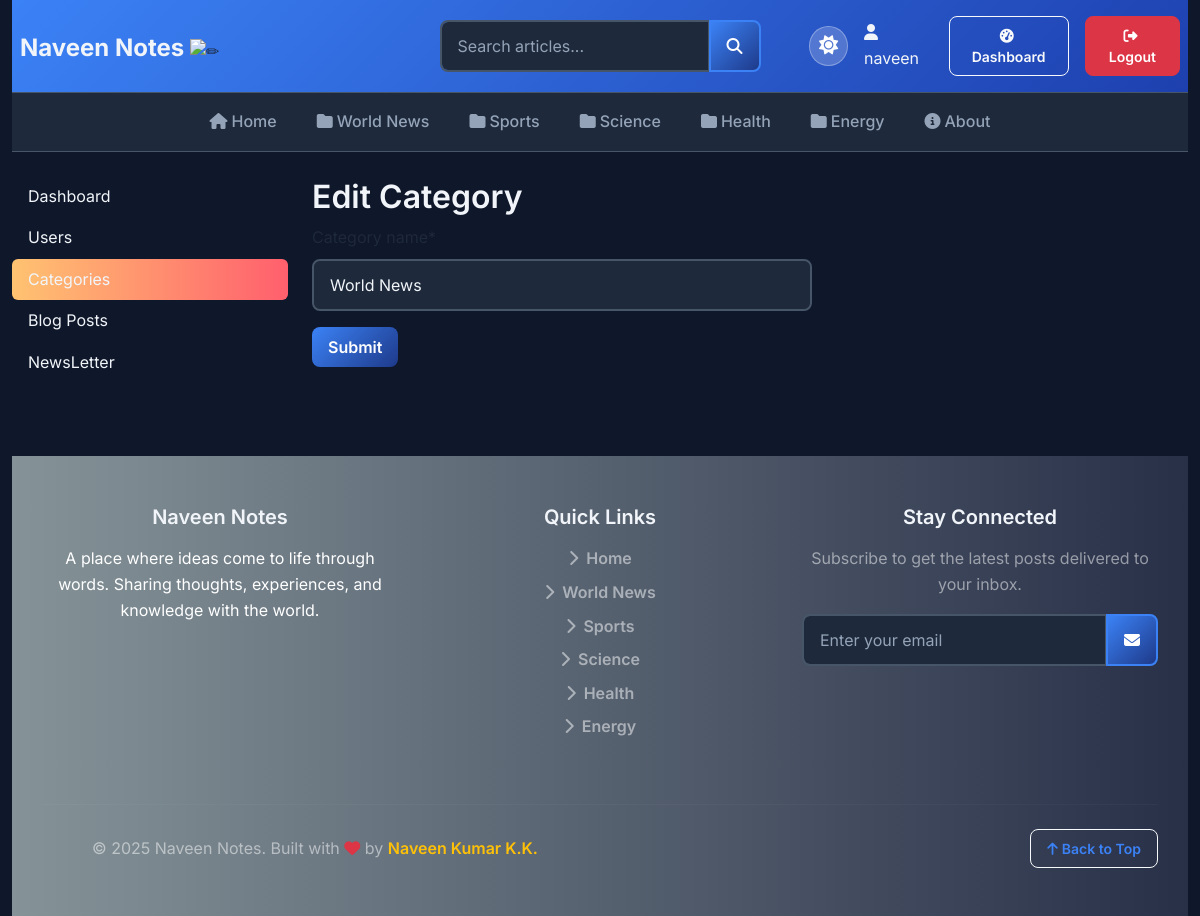
Screenshot of /dashboard/categories/edit/1/ (signed in) with the database file from the repository.
### blogs/models.py (models this page shows, shortened)
class Category(models.Model):
    category_name = models.CharField(max_length=50, unique=True)
    created_at = models.DateField(auto_now_add=True)
    updated_at = models.DateTimeField(auto_now=True)
    class Meta:
        verbose_name_plural = "categories"

### dashboards/views.py (the view)
# urls.py: path('categories/edit/<int:pk>/',views.edit_category,name='edit_category'),
@login_required(login_url="login")
def edit_category(request, pk):
    category = get_object_or_404(Category, pk=pk)
    if request.method == "POST":
        form = CategoryForm(request.POST, instance=category)
        if form.is_valid():
            form.save()
            return redirect("categories")
    else:
        form = CategoryForm(instance=category)
    context = {"form": form, "category": category}
    return render(request, "dashboard/edit_category.html", context)

### dashboards/forms.py
class CategoryForm(forms.ModelForm):
    class Meta:
        model = Category
        fields = "__all__"

### blogs/context_processors.py (called while the page is built)
def get_categories(request):
    categories = Category.objects.all()
    return dict(categories=categories)

def get_social_links(request):
    social_media_links = SocialMedia.objects.filter(status='Active').order_by('order')
    return dict(social_media_links=social_media_links)

def get_about(request):
    about =  About.objects.first()
    return dict(about=about)

### templates/dashboard/edit_category.html (shortened to what this page needs)
{% extends "base.html" %}
{% block content %}
{% load crispy_forms_tags %}
    <div class="row">
        {% include "dashboard/sidebar.html" %}
        <div class="col-md-9">
           <h2>Edit Category</h2>
           <form action="{% url 'edit_category' category.id %}" method="POST" style = "width:500px">
            {{ form | crispy }}
            <button type='submit' class='btn btn-warning'>Submit</button>
           </form>
           <br>
        </div>
    </div>
{% endblock %}

### templates/base.html (shortened to what this page needs)
{% load static %}
<!DOCTYPE html>
<html lang="en">
    <head>
        <link href="https://cdn.jsdelivr.net/npm/bootstrap@5.3.2/dist/css/bootstrap.min.css" rel="stylesheet">
        <link rel="stylesheet" href="https://cdnjs.cloudflare.com/ajax/libs/font-awesome/6.5.1/css/all.min.css">
        <link href="{% static 'css/blog.css' %}" rel="stylesheet">
    </head>
    <body>
        <div class="container-fluid">
            <header class="blog-header">
                <div class="d-none d-md-block">
                    <div class="row justify-content-between align-items-center p-2">
                        <div class="col-4 pt-1">
                            <a class="blog-header-logo text-dark" href="/">Naveen Notes </a>
                            <picture>
                            <source srcset="https://fonts.gstatic.com/s/e/notoemoji/latest/270f_fe0f/512.webp" type="image/webp">
                            <img src="https://fonts.gstatic.com/s/e/notoemoji/latest/270f_fe0f/512.gif" alt="✏" width="32" height="32">
                            </picture>
                        </div>
                        <div class="col-4 text-center">
                            <form action="{% url 'search' %}" method='GET' class="d-inline-block">
                                <div class="input-group">
                                    <input class="form-control"
                                           name="keyword"
                                           type="text"
                                           value="{{keyword}}"
                                           placeholder="Search articles..."
                                           aria-label="Search articles"
                                           id="button-search" />
                                    <button class="btn btn-warning" id="button-search" type="submit">
                                        <i class="fas fa-search"></i>
                                    </button>
                                </div>
                            </form>
                        </div>
                        <div class="col-4 d-flex justify-content-end align-items-center">
                            {% if not user.is_authenticated %}
                                <div class="d-flex align-items-center gap-3">
                                    <button id="theme-toggle" class="theme-toggle" title="Toggle theme">
                                        <i class="fas fa-moon"></i>
                                    </button>
                                    {% comment %} <div class="d-flex gap-2">
                                        <a class="btn btn-outline-light btn-sm" href="{% url 'login' %}">
                                            <i class="fas fa-sign-in-alt me-1"></i>Login
                                        </a>
                                        <a class="btn btn-light btn-sm" href="{% url 'register' %}">
                                            <i class="fas fa-user-plus me-1"></i>Register
                                        </a>
                                    </div> {% endcomment %}
                                </div>
                            {% else %}
                                <div class="d-flex align-items-center gap-3">
                                    <button id="theme-toggle" class="theme-toggle" title="Toggle theme">
                                        <i class="fas fa-moon"></i>
                                    </button>
                                    <span class="text-white">
                                        <i class="fas fa-user me-1"></i>{{ user.username }}
                                    </span>
                                    <a href="{% url 'dashboard' %}" class="btn btn-outline-light btn-sm">
                                        <i class="fas fa-tachometer-alt me-1"></i>Dashboard
                                    </a>
                                    <a class="btn btn-danger btn-sm" href="{% url 'logout' %}">
                                        <i class="fas fa-sign-out-alt me-1"></i>Logout
                                    </a>
                                </div>
                            {% endif %}
                        </div>
                </div>
            </header>
            <div class="nav-scroller py-1 mb-4">
                <nav class="nav d-flex justify-content-center">
                    <a class="nav-link active" href="{% url 'home' %}">
                        <i class="fas fa-home me-1"></i>Home
                    </a>
                    {% for category in categories %}
                        <a class="nav-link"
                           href="{% url 'posts_by_category' category.id %}">
                            <i class="fas fa-folder me-1"></i>{{ category.category_name|capfirst }}
                        </a>
                    {% endfor %}
                    <a class="nav-link" href="#about">
                        <i class="fas fa-info-circle me-1"></i>About
                    </a>
                </nav>
            </div>
            {% block content %}{% endblock %}
            <footer class="blog-footer">
                <div class="container">
                    <div class="row">
                        <div class="col-lg-4 mb-4">
                            <h5 class="text-white mb-3">Naveen Notes</h5>
                            <p class="mb-3">A place where ideas come to life through words. Sharing thoughts, experiences, and knowledge with the world.</p>
                        </div>
                        <div class="col-lg-4 mb-4">
                            <h5 class="text-white mb-3">Quick Links</h5>
                            <ul class="list-unstyled">
                                <li class="mb-2"><a href="{% url 'home' %}" class="text-white-50 text-decoration-none"><i class="fas fa-chevron-right me-2"></i>Home</a></li>
                                {% for category in categories|slice:":5" %}
                                    <li class="mb-2"><a href="{% url 'posts_by_category' category.id %}" class="text-white-50 text-decoration-none"><i class="fas fa-chevron-right me-2"></i>{{ category.category_name|capfirst }}</a></li>
                                {% endfor %}
                            </ul>
                        </div>
                        <div class="col-lg-4 mb-4">
                            <h5 class="text-white mb-3">Stay Connected</h5>
                            <p class="text-white-50 mb-3">Subscribe to get the latest posts delivered to your inbox.</p>
                            <form id="newsletter-form" class="input-group">
                                <input
                                    type="email"
                                    name="email"
                                    id="newsletter-email"
                                    class="form-control"
                                    placeholder="Enter your email"
                                    required
                                >
                                <button class="btn btn-warning" type="submit">
                                    <i class="fas fa-envelope"></i>
                                </button>
                            </form>
                        </div>
                    </div>
                    <hr class="my-4" style="border-color: rgba(255,255,255,0.1);">
                    <div class="row align-items-center">
                        <div class="col-md-6">
                            <p class="mb-0 text-white-50">
                                © 2025 Naveen Notes. Built with <i class="fas fa-heart text-danger"></i> by <a href="https://naveenpranesh.link/" class="text-warning text-decoration-none fw-semibold" target='_blank'>Naveen Kumar K.K.</a>
                            </p>
                        </div>
                        <div class="col-md-6 text-md-end">
                            <a href="#top" class="btn btn-outline-light btn-sm">
                                <i class="fas fa-arrow-up me-1"></i>Back to Top
                            </a>
                        </div>
                    </div>
                </div>
            </footer>
            <div id="toast-container"
                class="toast-container position-fixed bottom-0 end-0 p-3"
                style="z-index: 1055;">
            </div>
        </body>
    </body>
    </html>

### rows the page displays
Category: category_name "World News"
Category: category_name "Sports"
Category: category_name "Science"
Category: category_name "Health"
Category: category_name "Energy"

### other values shown
{{ user.username }} "naveen"
